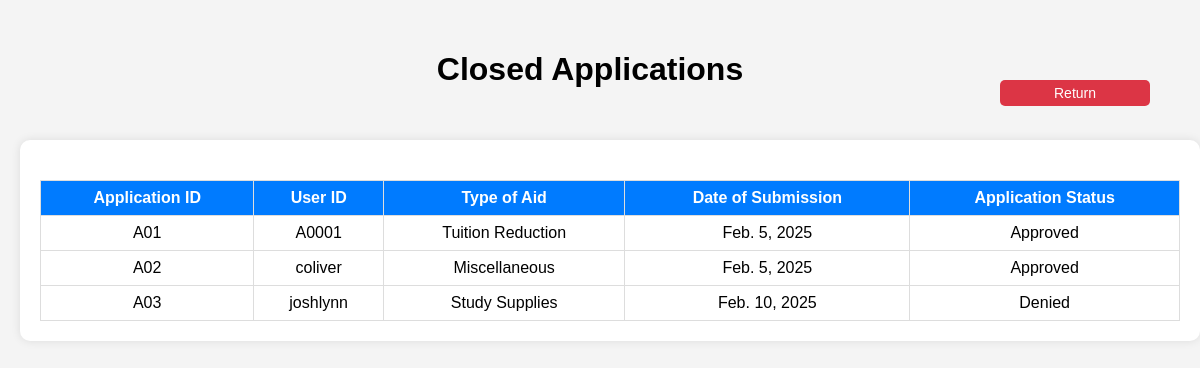
Screenshot of /closed-applications/ with the database file from the repository.
### home/models.py (models this page shows, shortened)
class Application(models.Model):
    APP_TYPE_CHOICES = [
        ("Financial", "Financial"),
        ("Tuition Reduction", "Tuition Reduction"),
        ("Food", "Food"),
        ("Study Supplies", "Study Supplies"),
        ("Miscellaneous", "Miscellaneous"),
    ]
    APP_STATUS_CHOICES = [
        ("Pending", "Pending"),
        ("Approved", "Approved"),
        ("Denied", "Denied"),
        ("Appealing", "Appealing"),
    ]
    app_id = models.CharField(max_length=10, primary_key=True)
    user = models.ForeignKey(settings.AUTH_USER_MODEL, on_delete=models.CASCADE, to_field='userid')
    app_type = models.CharField(max_length=20, choices=APP_TYPE_CHOICES)
    app_date = models.DateField()
    app_description = models.TextField(max_length=1000)
    app_attached1 = models.BinaryField(null=True, blank=True)
    app_attached2 = models.BinaryField(null=True, blank=True)
    app_attached3 = models.BinaryField(null=True, blank=True)
    app_attached4 = models.BinaryField(null=True, blank=True)
    app_attached5 = models.BinaryField(null=True, blank=True)
    app_status = models.CharField(max_length=10, choices=APP_STATUS_CHOICES, default="Pending")
    forwarded_to_finance = models.BooleanField(default=False)
    app_denyreason = models.TextField(max_length=1000, blank=True, null=True)
    app_denyreason2 = models.TextField(max_length=1000, blank=True, null=True)
    app_appeal = models.TextField(max_length=1000, blank=True, null=True)
    app_appealdate = models.DateField(blank=True, null=True)
    app_decider = models.CharField(max_length=10, blank=True, null=True)
    app_decider2 = models.CharField(max_length=10, blank=True, null=True)

### closed_applications/views.py (the view)
# urls.py: path('', views.closed_applications_view, name='closed_applications'),
def closed_applications_view(request):
    closed_applications = Application.objects.filter(Q(app_status="Approved") | Q(app_status="Denied"))
    return render(request, "closed_applications/closed_applications_page.html", {"applications": closed_applications})

### closed_applications/templates/closed_applications/closed_applications_page.html (shortened to what this page needs)
<!DOCTYPE html>
<html lang="en">
<head>
</head>
<body>
    <div class="top-section">
        <h1>Closed Applications</h1>
        <div>
            <button class="return" onclick="window.location.href='{% url 'home' %}'">Return</button>
        </div>
    </div>
    <div class="container">
        <table>
            <thead>
                <tr>
                    <th>Application ID</th>
                    <th>User ID</th>
                    <th>Type of Aid</th>
                    <th>Date of Submission</th>
                    <th>Application Status</th>
                </tr>
            </thead>
            <tbody>
                {% for application in applications %}
                <tr onclick="window.location.href='{% url 'view_report' application.app_id %}'" style="cursor: pointer;">
                    <td>{{ application.app_id }}</td>
                    <td>{{ application.user_id }}</td>
                    <td>{{ application.app_type }}</td>
                    <td>{{ application.app_date }}</td>
                    <td>{{ application.app_status }}</td>
                </tr>
                {% empty %}
                <tr>
                    <td colspan="5">No applications found.</td>
                </tr>
                {% endfor %}
            </tbody>
        </table>
    </div>
</body>
</html>

### closed_applications/templates/closed_applications/closed_applications_page.html (style rules this page uses)
body { width: 95%; height: 95%; font-family: Arial, sans-serif; margin: 0; padding: 20px; background-color: #f4f4f4; }
.top-section { display: flex; justify-content: center; align-items: center; padding: 10px; position: relative; }
.top-section .return { position: absolute; right: 10px; }
.return { background-color: #dc3545; color: white; border: none; border-radius: 5px; padding: 5px 10px; cursor: pointer; font-size: 14px; width: 150px; }
.container { background: white; padding: 20px; border-radius: 10px; box-shadow: 0px 0px 10px rgba(0, 0, 0, 0.1); text-align: center; width: 100%; margin-top: 20px; }
button { width: 100%; padding: 10px; margin: 10px 0; background-color: #007BFF; color: white; border: none; border-radius: 5px; cursor: pointer; }
table { width: 100%; border-collapse: collapse; margin-top: 20px; }
th, td { border: 1px solid #ddd; padding: 8px; text-align: center; }
th { background-color: #007BFF; color: white; }

### rows the page displays
Application: app_id "A01", user_id "A0001", app_type "Tuition Reduction", app_date "Feb. 5, 2025", app_status "Approved"
Application: app_id "A02", user_id "coliver", app_type "Miscellaneous", app_date "Feb. 5, 2025", app_status "Approved"
Application: app_id "A03", user_id "joshlynn", app_type "Study Supplies", app_date "Feb. 10, 2025", app_status "Denied"
